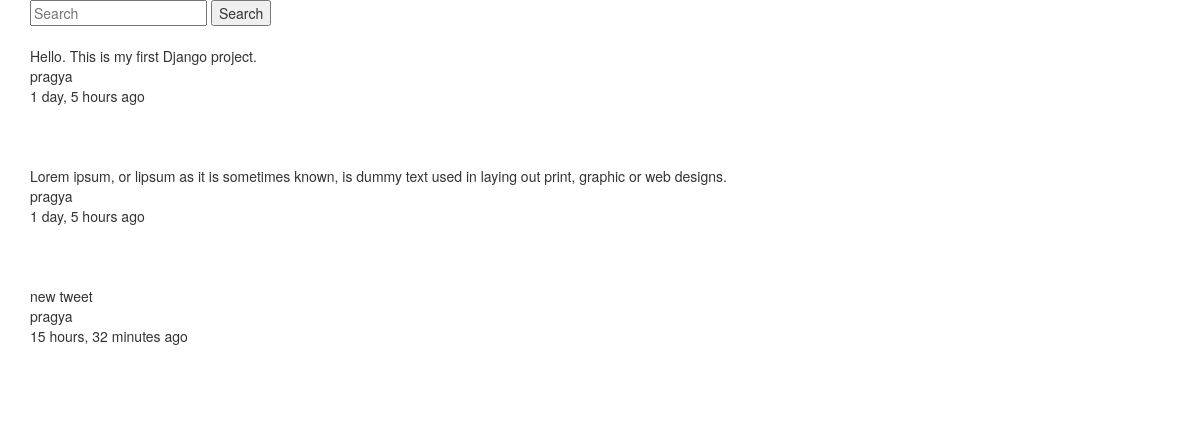
The app's page /tweet/, older data.
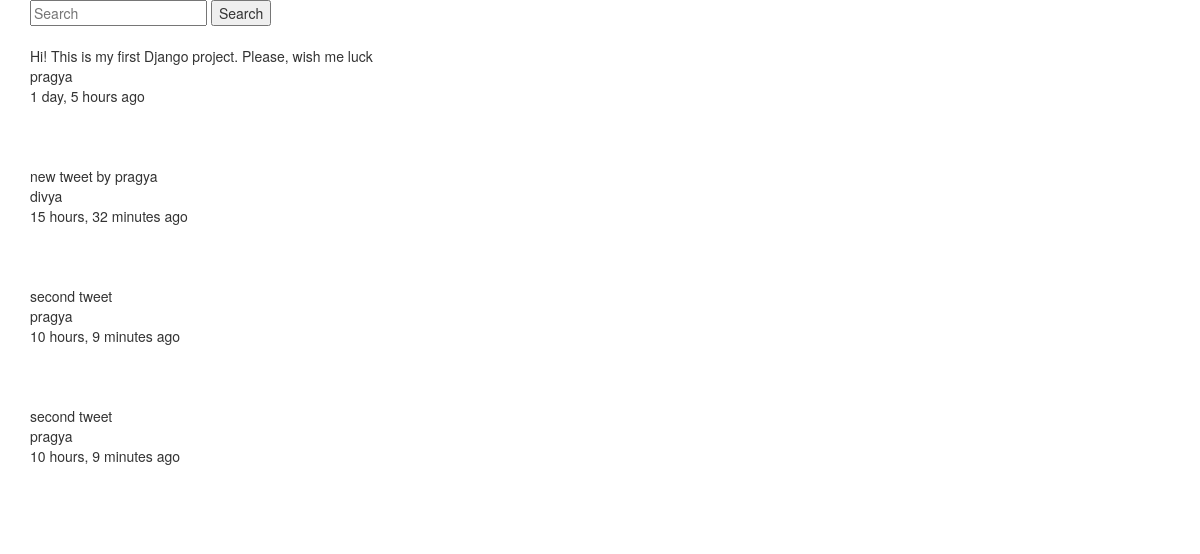
The same page, newer data.
### tweets/models.py (models this page shows, shortened)
class Tweet(models.Model):
	user = models.ForeignKey(settings.AUTH_USER_MODEL, on_delete=models.CASCADE,)
	content = models.CharField(max_length=140, validators=[valiadte_content])
	updated = models.DateTimeField(auto_now=True)
	timestamp = models.DateTimeField(auto_now_add=True)

### tweets/views.py (the view)
class TweetListView(ListView):
	def get_queryset(self, *args, **kwargs):
		qs = Tweet.objects.all()
		print(self.request.GET)
		query = self.request.GET.get("q", None)
		if query is not None:
			qs = qs.filter(
					Q(content__icontains=query) |
					Q(user__username__icontains=query)
					)
		return qs
	def get_context_data(self, *args, **kwargs):
		context = super(TweetListView, self).get_context_data(*args, **kwargs)
		return context

### tweets/templates/tweets/tweet_list.html
{% extends "base.html" %}
{% block content %}
	{% include "tweets/search_form.html" %}<br/>
	{% for object in object_list %}
		<p>{{ object.content }}<br/>
		{{ object.user }}<br/>
		{{ object.timestamp|timesince }} ago<p/><br/><br/>
	{% empty %}
		{% if request.GET.q %}
		<p>No tweets found.</p>
		{% else %}
		<p>No tweets yet. </p>
		{% endif %}
	{% endfor %}
{% endblock content %}

### templates/base.html (shortened to what this page needs)
<!DOCTYPE html>
{% load static %}
<html lang="en">
  <head>
    <link href="{% static 'css/bootstrap.min.css' %}" rel="stylesheet">
  </head>
  <body>
    <div class='container'>
      {% block content %}
      {% endblock content %}
    </div>
  </body>
</html>

### tweets/templates/tweets/search_form.html
<form method='GET' action='{% url "tweet:list" %}'>
	<input type='text' name='q' placeholder='Search' value='{{request.GET.q }}'/>
	<input type='submit' value='Search' />
</form>

Row changes from the older to the newer data that the page shows:
removed Tweet: content "Lorem ipsum, or lipsum as it is sometimes known, is dummy text used in laying out print, graphic or web designs.", user "pragya", timestamp "1 day, 5 hours"
changed Tweet: content "Hello. This is my first Django project." → "Hi! This is my first Django project. Please, wish me luck"
changed Tweet: content "new tweet" → "new tweet by pragya"; user "pragya" → "divya"
added Tweet: content "second tweet", user "pragya", timestamp "10 hours, 9 minutes"
added Tweet: content "second tweet", user "pragya", timestamp "10 hours, 9 minutes"
